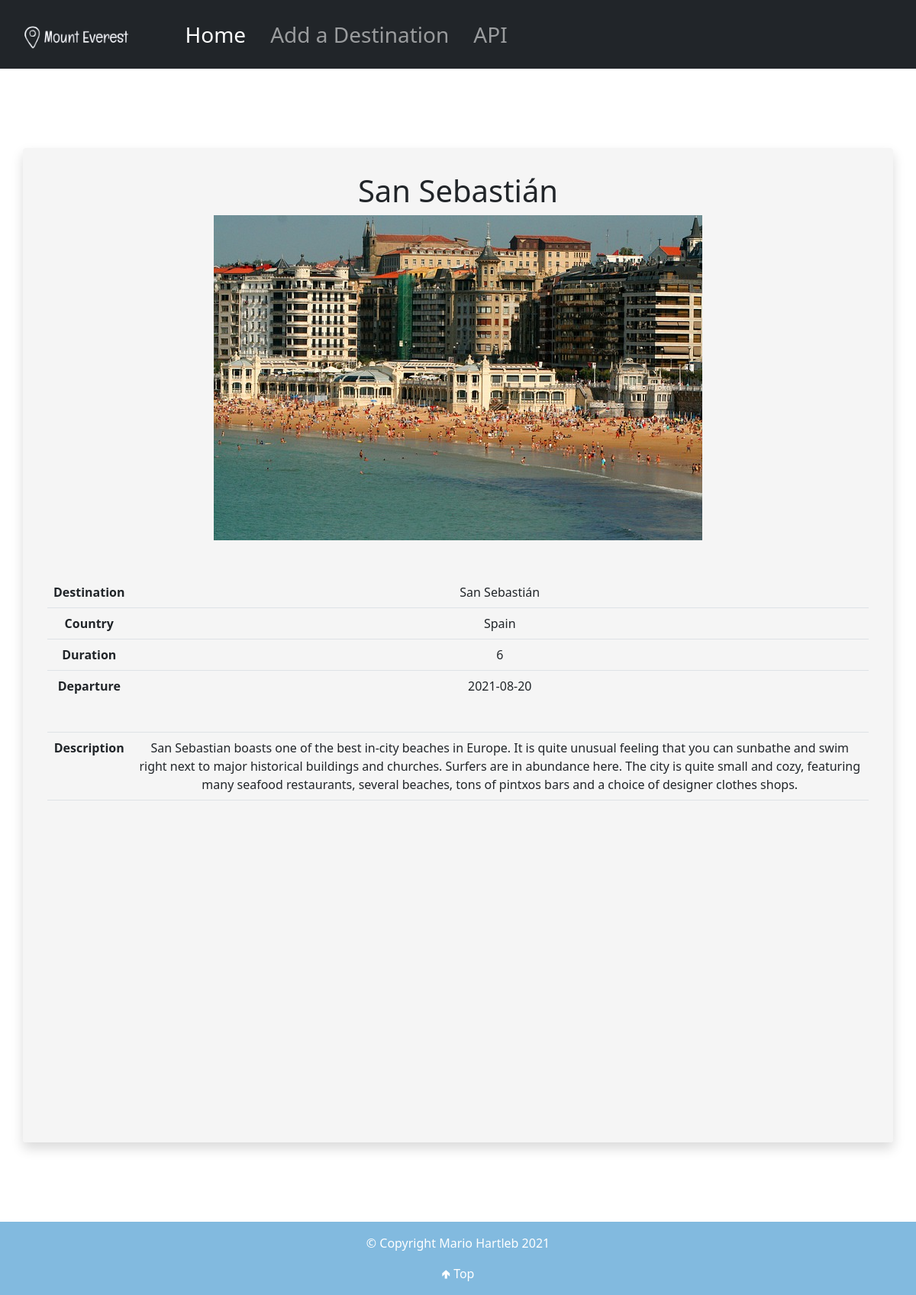
The app's page /details.php?id=3 with its own data.
### tables this page shows
CREATE TABLE `destinations` (
  `locId` int(11) NOT NULL,
  `locName` varchar(55) NOT NULL,
  `locCountry` varchar(55) NOT NULL,
  `locPrice` decimal(11,2) NOT NULL,
  `duration` int(3) NOT NULL,
  `departure` date NOT NULL,
  `description` text DEFAULT NULL,
  `latitude` decimal(11,8) NOT NULL,
  `longitude` decimal(11,8) NOT NULL,
  `image` varchar(255) DEFAULT NULL
);

### details.php (the view, shortened to what this page needs)
<?php
require_once 'actions/db_connect.php';
if ($_GET['id']) {
    $id = $_GET['id'];
    $sql = "SELECT * FROM destinations WHERE locId = {$id}";
    $result = $connect->query($sql);
    if ($result->num_rows == 1) {
        $data = $result->fetch_assoc();
        $destination = $data['locName'];
        $country = $data['locCountry'];
        $duration = $data['duration'];
        $departure = $data['departure'];
        $description = $data['description'];
        $image = $data['image'];
        $table = "
        <tr>
            <th>Destination</th>
            <td>" .$destination."</td>
        </tr>
        <tr>
            <th>Country</th>
            <td>" .$country."</td>
        </tr>
        <tr>
            <th>Duration</th>
            <td>" .$duration."</td>
        </tr>
        <tr>
            <th>Departure</th>
            <td class='pb-5'>" .$departure."</td>
        </tr>
        <tr>
            <th>Description</th>
            <td>" .$description."</td>
        </tr>";
    } else {
        header("location: error.php");
    }
} else {
    header("location: error.php");
}
?>
<!DOCTYPE html>
<html>
    <head>
        <?php require_once 'components/boot.php'?>
        <link rel="stylesheet" href="css/styles.css">
    </head>
    <body>
<?php include_once "components/nav.php";?>
        <fieldset class="shadow rounded">
            <legend class='h1 text-center'><?php echo $destination ?> </legend>
            <form action="details.php"  method="post" enctype="multipart/form-data">
                <div>
                 <?php echo "<img class='mb-5 img-fluid mx-auto d-block' src='pictures/" .$image."'";?></div>
                <table class="table">
                <?php echo $table;?>
                </table>
            </form>
            <div id="map"></div>
        </fieldset>
        <?php include_once "components/footer.php";?>
    </body>
</html>

### css/styles.css (style rules this page uses)
* { box-sizing: border-box; margin: 0; padding: 0; }
body { background: url("https://ibb.co/SPWVD85"); background-size: cover; min-height: 100vh; }
fieldset { background: whitesmoke; padding: 2rem; }
td { text-align: center; vertical-align: middle; }
tr { text-align: center; }

### details.php (style rules this page uses)
#map { height: 50vh; }
html, body { height: 100%; margin: 0; padding: 0; }
fieldset { margin: auto; margin-top: 13vh; margin-bottom: 13vh; width: 95% ; }

### records on screen
destinations: locName "San Sebastián", image (picture), locCountry "Spain", duration "6", departure "2021-08-20", description "San Sebastian boasts one of the best in-city beaches in Europe. It is quite unusual feeling that you can sunbathe and swim right next to major historical buildings and churches. Surfers are in abundance here. The city is quite small and cozy, featuring many seafood restaurants, several beaches, tons of pintxos bars and a choice of designer clothes shops."
